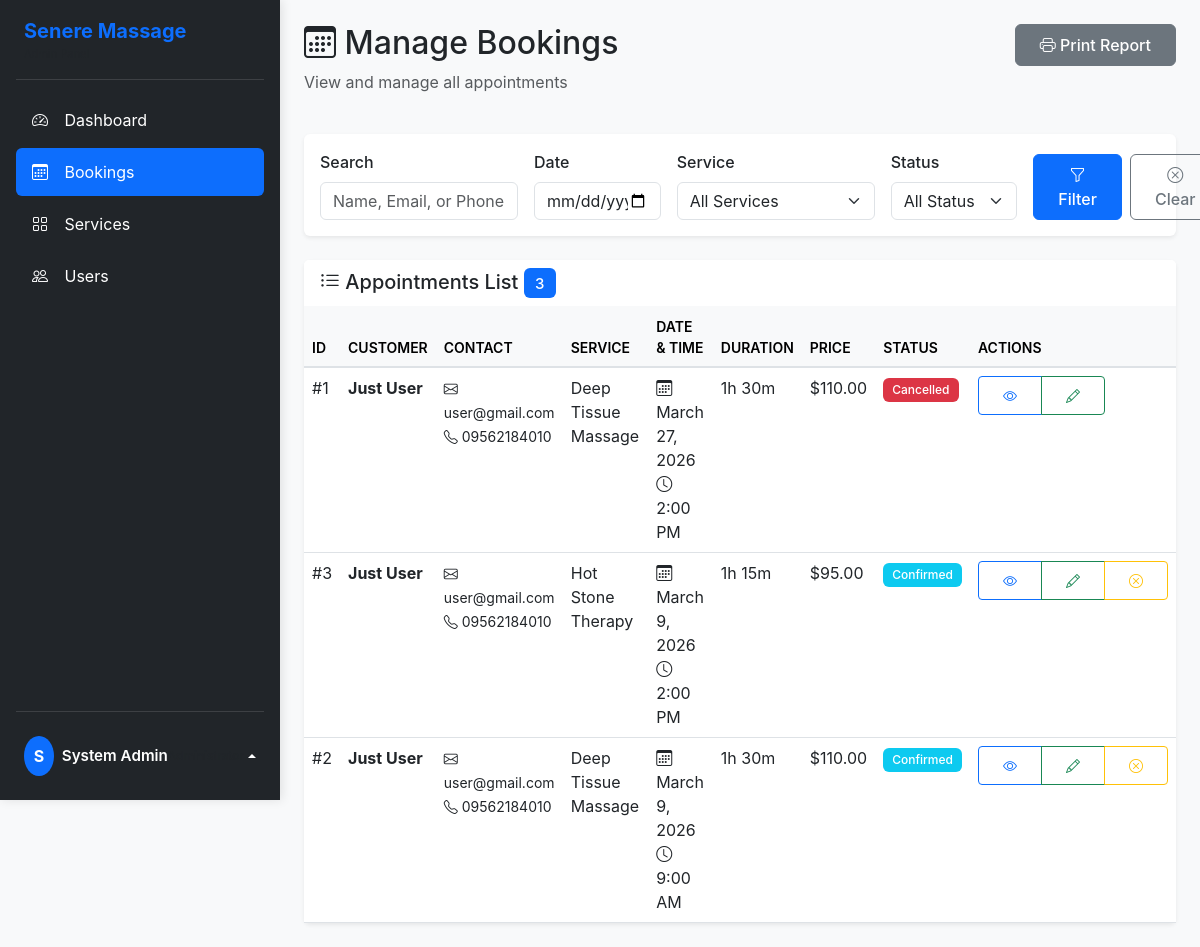
The app's page /admin/bookings.php (signed in) with its own data.
### tables this page shows
CREATE TABLE `appointments` (
  `appointment_id` int(11) NOT NULL,
  `user_id` int(11) NOT NULL,
  `service_id` int(11) NOT NULL,
  `appointment_date` date NOT NULL,
  `start_time` time NOT NULL,
  `end_time` time NOT NULL,
  `status` enum('pending','confirmed','completed','cancelled','no-show') DEFAULT 'confirmed',
  `cancellation_reason` text DEFAULT NULL,
  `cancelled_at` timestamp NULL DEFAULT NULL,
  `notes` text DEFAULT NULL,
  `created_at` timestamp NOT NULL DEFAULT current_timestamp(),
  `updated_at` timestamp NOT NULL DEFAULT current_timestamp() ON UPDATE current_timestamp()
);

CREATE TABLE `users` (
  `user_id` int(11) NOT NULL,
  `full_name` varchar(100) NOT NULL,
  `email` varchar(100) NOT NULL,
  `phone` varchar(20) NOT NULL,
  `password` varchar(255) NOT NULL,
  `role` enum('user','admin') DEFAULT 'user',
  `status` enum('active','suspended','inactive') DEFAULT 'active',
  `email_verified` tinyint(1) DEFAULT 0,
  `verification_token` varchar(100) DEFAULT NULL,
  `created_at` timestamp NOT NULL DEFAULT current_timestamp(),
  `updated_at` timestamp NOT NULL DEFAULT current_timestamp() ON UPDATE current_timestamp()
);

CREATE TABLE `services` (
  `service_id` int(11) NOT NULL,
  `service_name` varchar(100) NOT NULL,
  `description` text DEFAULT NULL,
  `duration` int(11) NOT NULL COMMENT 'Duration in minutes',
  `price` decimal(10,2) NOT NULL,
  `image_url` varchar(500) DEFAULT NULL COMMENT 'Service image URL or path',
  `status` enum('active','inactive') DEFAULT 'active',
  `created_at` timestamp NOT NULL DEFAULT current_timestamp(),
  `updated_at` timestamp NOT NULL DEFAULT current_timestamp() ON UPDATE current_timestamp()
);

### config/config.php (called while the page is built, shortened)
<?php
spl_autoload_register(function ($class_name) {
    $model_file = MODELS_PATH . '/' . $class_name . '.php';
});
function escape($string) {
    return htmlspecialchars($string, ENT_QUOTES, 'UTF-8');
}
function formatDate($date) {
    return date('F j, Y', strtotime($date));
}
function formatTime($time) {
    return date('g:i A', strtotime($time));
}
?>

### models/Appointment.php (called while the page is built, shortened)
<?php
class Appointment {
    private $conn;
    private $table = 'appointments';
    public function __construct($db) {
        $this->conn = $db;
    }
    public function getAll($filters = []) {
        $query = "SELECT a.*, u.full_name, u.email, u.phone, s.service_name, s.price
                 FROM " . $this->table . " a
                 INNER JOIN users u ON a.user_id = u.user_id
                 INNER JOIN services s ON a.service_id = s.service_id
                 WHERE 1=1";
        $query .= " ORDER BY a.appointment_date DESC, a.start_time DESC";
        $stmt = $this->conn->prepare($query);
        $stmt->execute();
        return $stmt->fetchAll();
    }
}
?>

### admin/bookings.php (the view, shortened to what this page needs)
<?php
require_once '../config/config.php';
$database = new Database();
$db = $database->getConnection();
$appointment_model = new Appointment($db);
$filter_date = isset($_GET['date']) ? $_GET['date'] : '';
$search = isset($_GET['search']) ? trim($_GET['search']) : '';
$filters = [];
$appointments = $appointment_model->getAll($filters);
include '../includes/header.php';
?>
<div class="admin-layout d-flex">
    <?php include '../includes/admin_sidebar.php'; ?>
    <div class="admin-content flex-grow-1">
        <div class="container-fluid p-4">
            <div class="row mb-4">
                <div class="col-md-6">
                    <h2><i class="bi bi-calendar3"></i> Manage Bookings</h2>
                    <p class="text-muted">View and manage all appointments</p>
                </div>
                <div class="col-md-6 text-end">
                    <button type="button" class="btn btn-secondary" onclick="window.print()">
                        <i class="bi bi-printer"></i> Print Report
                    </button>
                </div>
            </div>
            <div class="card mb-4">
                <div class="card-body">
                    <form method="GET" action="" class="row g-3">
                        <div class="col-md-3">
                            <label class="form-label">Search</label>
                            <input type="text" class="form-control" name="search"
                                   placeholder="Name, Email, or Phone..."
                                   value="<?php echo escape($search); ?>">
                        </div>
                        <div class="col-md-2">
                            <label class="form-label">Date</label>
                            <input type="date" class="form-control" name="date"
                                   value="<?php echo escape($filter_date); ?>">
                        </div>
                        <div class="col-md-3">
                            <label class="form-label">Service</label>
                            <select class="form-select" name="service_id">
                                <option value="">All Services</option>
                            </select>
                        </div>
                        <div class="col-md-2">
                            <label class="form-label">Status</label>
                            <select class="form-select" name="status">
                                <option value="">All Status</option>
                            </select>
                        </div>
                        <div class="col-md-2 d-flex align-items-end">
                            <button type="submit" class="btn btn-primary me-2">
                                <i class="bi bi-funnel"></i> Filter
                            </button>
                            <a href="bookings.php" class="btn btn-outline-secondary">
                                <i class="bi bi-x-circle"></i> Clear
                            </a>
                        </div>
                    </form>
                </div>
            </div>
            <div class="card">
                <div class="card-header bg-white">
                    <h5 class="mb-0">
                        <i class="bi bi-list-ul"></i> Appointments List
                        <span class="badge bg-primary"><?php echo count($appointments); ?></span>
                    </h5>
                </div>
                <div class="card-body p-0">
                    <div class="table-responsive">
                        <table class="table table-hover mb-0">
                            <thead class="table-light">
                                <tr>
                                    <th>ID</th>
                                    <th>Customer</th>
                                    <th>Contact</th>
                                    <th>Service</th>
                                    <th>Date & Time</th>
                                    <th>Duration</th>
                                    <th>Price</th>
                                    <th>Status</th>
                                    <th>Actions</th>
                                </tr>
                            </thead>
<tbody>
                                <?php if (empty($appointments)): ?>
                                    <tr>
                                        <td colspan="9" class="text-center py-4">
                                            <i class="bi bi-inbox fs-1 text-muted d-block mb-2"></i>
                                            <p class="text-muted">No appointments found</p>
                                        </td>
                                    </tr>
                                <?php else: ?>
                                    <?php foreach ($appointments as $appointment): ?>
                                        <tr>
                                            <td>#<?php echo $appointment['appointment_id']; ?></td>
                                            <td>
                                                <strong><?php echo escape($appointment['full_name']); ?></strong>
                                            </td>
                                            <td>
                                                <small>
                                                    <i class="bi bi-envelope"></i> <?php echo escape($appointment['email']); ?><br>
                                                    <i class="bi bi-telephone"></i> <?php echo escape($appointment['phone']); ?>
                                                </small>
                                            </td>
                                            <td><?php echo escape($appointment['service_name']); ?></td>
                                            <td>
                                                <i class="bi bi-calendar3"></i> <?php echo formatDate($appointment['appointment_date']); ?><br>
                                                <i class="bi bi-clock"></i> <?php echo formatTime($appointment['start_time']); ?>
                                            </td>
                                            <td>
                                                <?php
                                                $start = new DateTime($appointment['start_time']);
                                                $end = new DateTime($appointment['end_time']);
                                                $duration = $start->diff($end);
                                                echo $duration->h . 'h ' . $duration->i . 'm';
                                                ?>
                                            </td>
                                            <td>$<?php echo number_format($appointment['price'], 2); ?></td>
                                            <td>
                                                <?php
                                                $badge_class = [
                                                    'pending' => 'warning',
                                                    'confirmed' => 'info',
                                                    'completed' => 'success',
                                                    'cancelled' => 'danger'
                                                ];
                                                $class = $badge_class[$appointment['status']] ?? 'secondary';
                                                ?>
                                                <span class="badge bg-<?php echo $class; ?>">
                                                    <?php echo ucfirst($appointment['status']); ?>
                                                </span>
                                            </td>
                                            <td>
                                                <div class="btn-group btn-group-sm">
                                                    <button type="button"
                                                            class="btn btn-outline-primary"
                                                            data-bs-toggle="modal"
                                                            data-bs-target="#viewModal<?php echo $appointment['appointment_id']; ?>"
                                                            title="View Details">
                                                        <i class="bi bi-eye"></i>
                                                    </button>
                                                    <button type="button"
                                                            class="btn btn-outline-success"
                                                            data-bs-toggle="modal"
                                                            data-bs-target="#editModal<?php echo $appointment['appointment_id']; ?>"
                                                            title="Edit">
                                                        <i class="bi bi-pencil"></i>
                                                    </button>
                                                    <?php if ($appointment['status'] != 'cancelled'): ?>
                                                    <button type="button"
                                                            class="btn btn-outline-warning"
                                                            data-bs-toggle="modal"
                                                            data-bs-target="#cancelModal<?php echo $appointment['appointment_id']; ?>"
                                                            title="Cancel">
                                                        <i class="bi bi-x-circle"></i>
                                                    </button>
                                                    <?php endif; ?>
                                                </div>
                                            </td>
                                        </tr>
                                    <?php endforeach; ?>
                                <?php endif; ?>
                            </tbody>
                        </table>
                    </div>
                </div>
            </div>
        </div>
    </div>
</div>
<?php include '../includes/footer.php'; ?>

### assets/css/style.css (style rules this page uses)
:root { --primary-color: #0d6efd; --secondary-color: #6c757d; --success-color: #198754; --danger-color: #dc3545; --warning-color: #ffc107; --info-color: #0dcaf0; }
body { font-family: -apple-system, BlinkMacSystemFont, "Segoe UI", Roboto, "Helvetica Neue", Arial, sans-serif; background-color: #f8f9fa; }
.card { border: none; box-shadow: 0 0.125rem 0.25rem rgba(0, 0, 0, 0.075); transition: transform 0.3s, box-shadow 0.3s; }
.card-header { background-color: #fff; border-bottom: 2px solid #f8f9fa; font-weight: 600; }
.badge { padding: 0.5em 0.75em; font-weight: 500; }
.table { background-color: white; }
.table thead th { border-bottom: 2px solid #dee2e6; font-weight: 600; text-transform: uppercase; font-size: 0.875rem; }
.form-label { font-weight: 500; margin-bottom: 0.5rem; }
.btn { padding: 0.5rem 1.5rem; font-weight: 500; }
.btn-primary { background-color: var(--primary-color); border-color: var(--primary-color); }
.admin-layout { display: flex; min-height: 100vh; position: relative; }
.admin-content { flex: 1; margin-left: 280px; background-color: #f8f9fa; min-height: 100vh; width: calc(100% - 280px); position: relative; z-index: 1; }
.btn, .btn-group, button, a { position: relative; z-index: 2; }
.card, .table-responsive { position: relative; z-index: auto; }

### records on screen
appointments: appointment_id "1", user.full_name "Just User", user.email "user@gmail.com", user.phone "09562184010", service.service_name "Deep Tissue Massage", appointment_date "March 27, 2026", start_time "2:00 PM", start_time+end_time "1", start_time+end_time "30", service.price "110.00", status "Cancelled"
appointments: appointment_id "3", user.full_name "Just User", user.email "user@gmail.com", user.phone "09562184010", service.service_name "Hot Stone Therapy", appointment_date "March 9, 2026", start_time "2:00 PM", start_time+end_time "1", start_time+end_time "15", service.price "95.00", status "Confirmed"
appointments: appointment_id "2", user.full_name "Just User", user.email "user@gmail.com", user.phone "09562184010", service.service_name "Deep Tissue Massage", appointment_date "March 9, 2026", start_time "9:00 AM", start_time+end_time "1", start_time+end_time "30", service.price "110.00", status "Confirmed"

### other values on screen
SITE_NAME "Senere Massage"
substr($_SESSION['full_name'], 0, 1) "S"
$_SESSION['full_name'] "System Admin"
count($appointments) "3"
